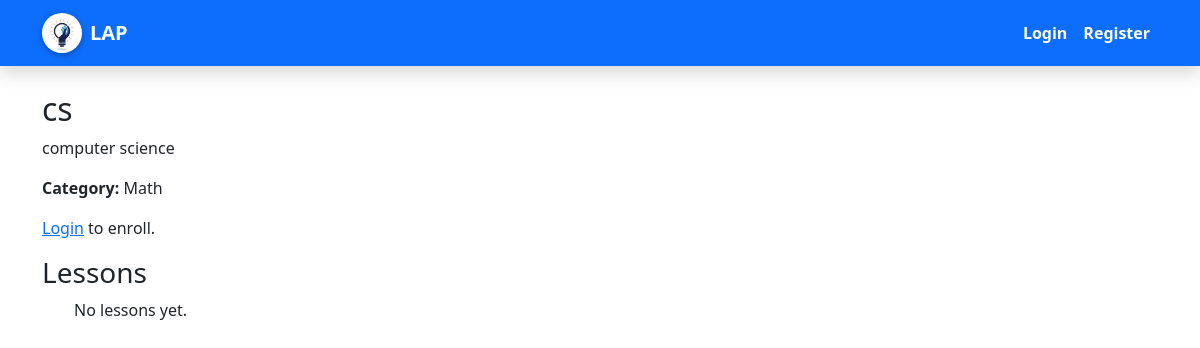
/courses/courses/1/, run on an earlier commit of the app's database.
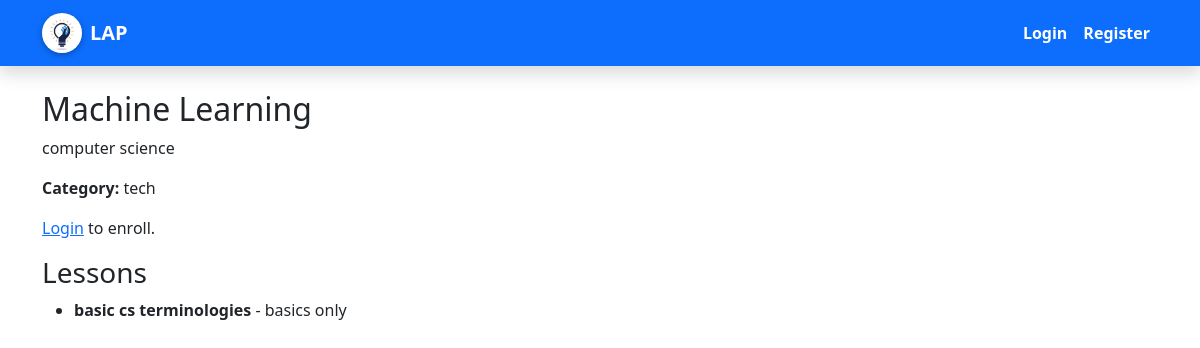
And on a later commit of the database.
### courses/models.py (models this page shows, shortened)
class Course(models.Model):
    title = models.CharField(max_length=200)
    description = models.TextField()
    category = models.ForeignKey(Category, on_delete=models.SET_NULL, null=True, blank=True)
    created_by = models.ForeignKey(User, on_delete=models.CASCADE)
    created_at = models.DateTimeField(auto_now_add=True)

class Category(models.Model):
    name = models.CharField(max_length=50)

class Lesson(models.Model):
    title = models.CharField(max_length=200)
    content = models.TextField()
    video_url = models.URLField(blank=True, null=True)
    course = models.ForeignKey(Course, related_name='lessons', on_delete=models.CASCADE)

### courses/views.py (the view)
# urls.py: path('courses/<int:course_id>/', course_views.course_detail, name='course_detail'),
def course_detail(request, course_id):
    course = get_object_or_404(Course, id=course_id)
    lessons = course.lessons.all()
    enrolled = False
    if request.user.is_authenticated:
        enrolled = Enrollment.objects.filter(student=request.user, course=course).exists()
    return render(request, 'courses/course_detail.html', {
        'course': course,
        'lessons': lessons,
        'enrolled': enrolled,
    })

### courses/context_processors.py (called while the page is built)
def categories(request):
    return {
        'categories': Category.objects.all()
    }

### templates/courses/course_detail.html (shortened to what this page needs)
{% extends 'base.html' %}
{% block content %}
<h2>{{ course.title }}</h2>
<p>{{ course.description }}</p>
<p><strong>Category:</strong>
  {% if course.category %}
    {{ course.category.name }}
  {% else %}
    Uncategorized
  {% endif %}
</p>
{% if user.is_authenticated %}
  {% if enrolled %}
    <p><strong>You’re enrolled in this course ✅.</strong></p>
  {% else %}
    <form action="{% url 'enroll_course' course.id %}" method="post">
      {% csrf_token %}
      <button type="submit" class="btn btn-success">Enroll Now</button>
    </form>
  {% endif %}
{% else %}
  <p><a href="{% url 'login' %}?next={{ request.path }}">Login</a> to enroll.</p>
{% endif %}
<h3>Lessons</h3>
<ul>
  {% for lesson in lessons %}
    <li>
      <strong>{{ lesson.title }}</strong> - {{ lesson.content|truncatewords:25 }}
    </li>
  {% empty %}
    <p>No lessons yet.</p>
  {% endfor %}
</ul>
{% endblock %}

What changed in the data, as far as the page shows it:
changed Course "computer science": title "cs" → "Machine Learning"; category.name "Math" → "tech"
added Lesson: title "basic cs terminologies", content "basics only"
Also different on the page:
text no longer shown: "No lessons yet."
